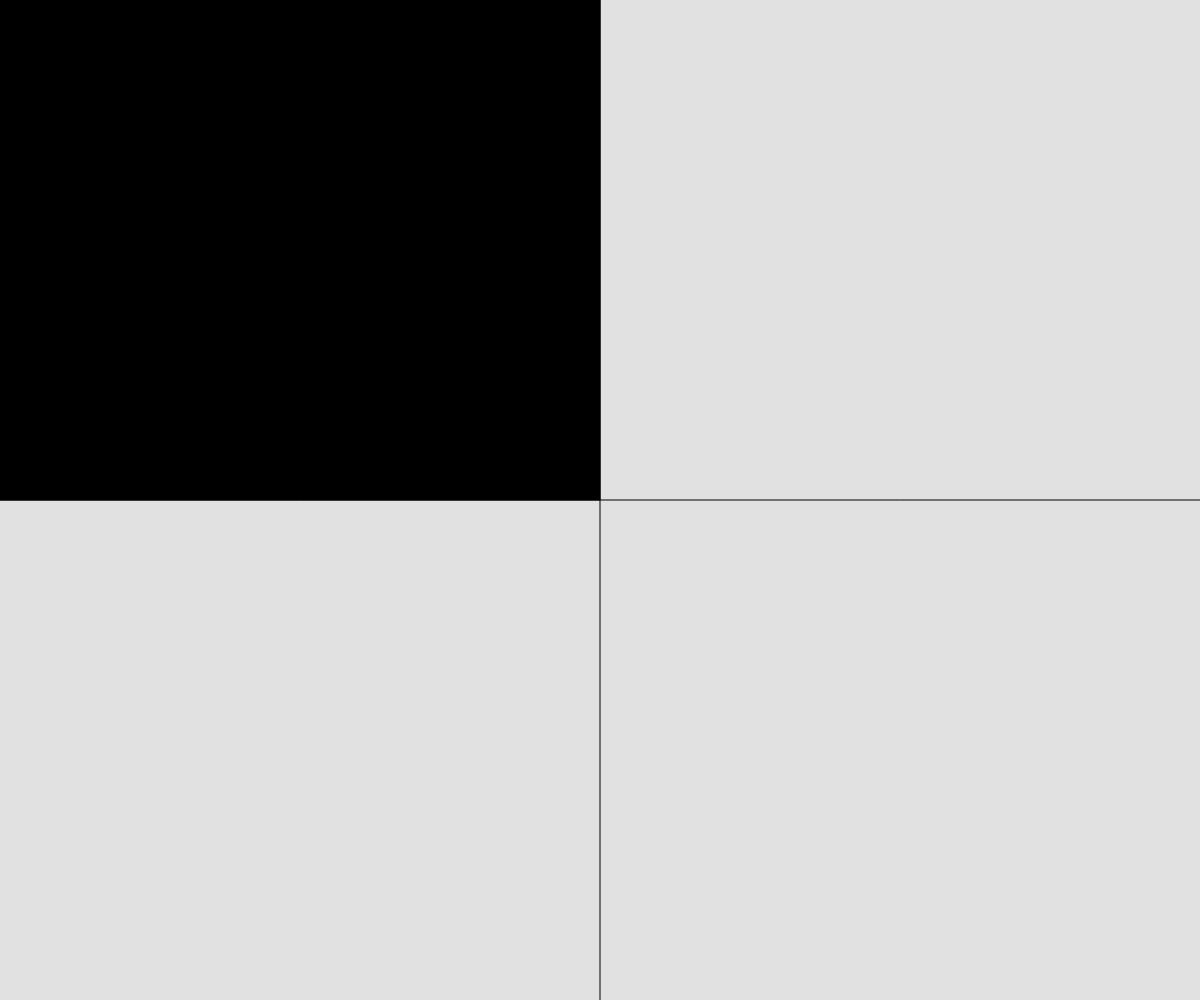
Frame 1 (no input)
Frame 60 (no input): identical to frame 1, image omitted
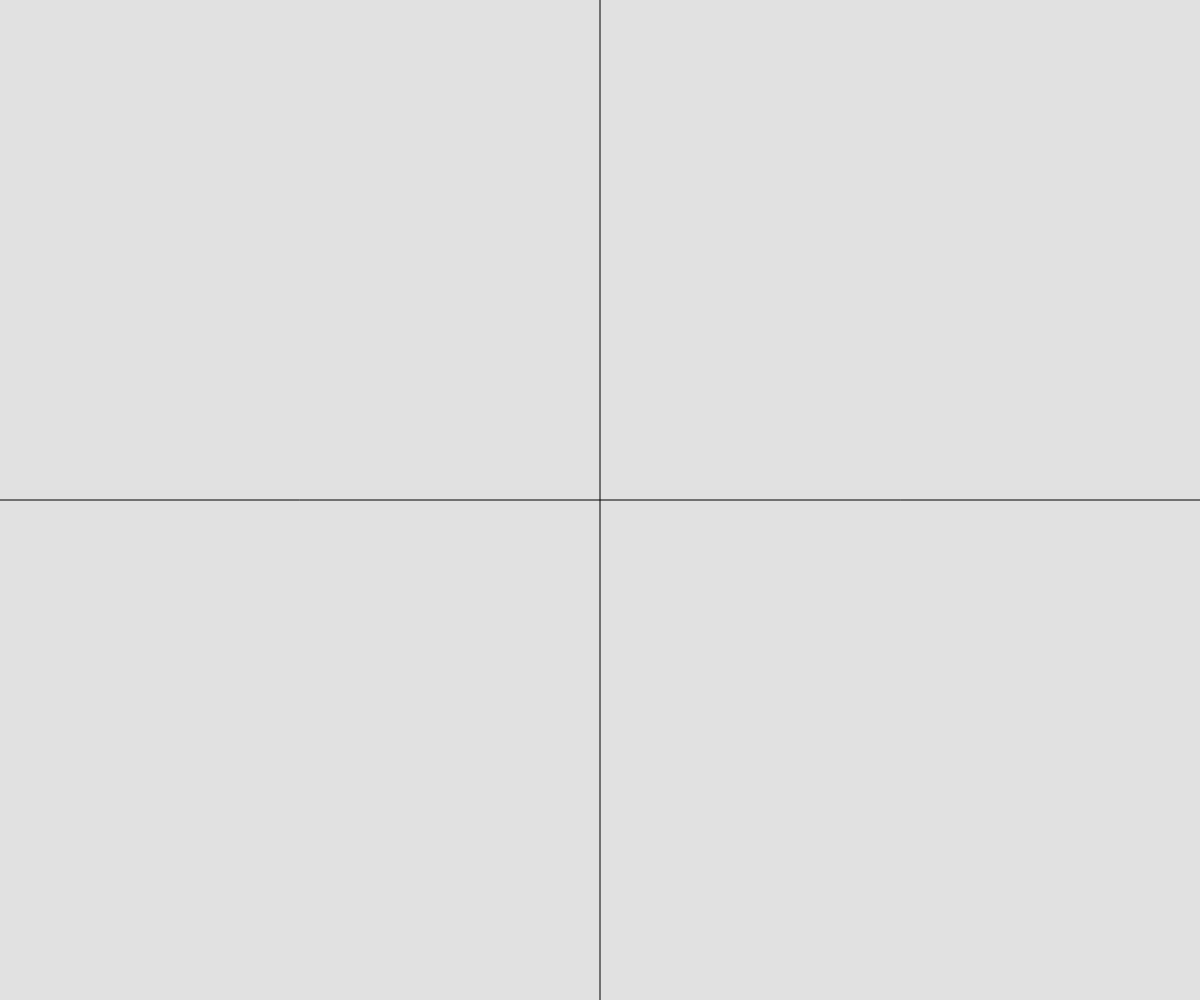
Frame 120 (the mouse pressed at the canvas centre since frame 60)

The p5.js sketch that drew these frames (run headless with seeded random() and noise() and a simulated clock; from frame 60 on, the mouse is pressed at the canvas centre):

// p5.js sketch
// ── sketch.js
// Rollovers
// Eric Friesen
// May. 3rd, 2022
// When you move the mouse to different quadrants of the screen, it will change colors! 



function setup() {
  createCanvas(windowWidth, windowHeight);
}

function draw() {
  background(225);
  line(windowWidth-windowWidth, windowHeight/2, windowWidth, windowHeight/2);
  line(windowWidth/2, windowHeight-windowHeight, windowWidth/2, windowHeight);
  //top left
  if(mouseX < windowWidth/2 && mouseY < windowHeight/2){
    fill(0);
    rect(0, 0, windowWidth/2, windowHeight/2);
  }
  //bottom left
  else if(mouseX < windowWidth/2 && mouseY > windowHeight/2){
    fill(0);
    rect(0, windowHeight/2, windowWidth/2, windowHeight/2);
  }
  //top right
  else if(mouseX > windowWidth/2 && mouseY < windowHeight/2){
    fill(0);
    rect(windowWidth/2, 0, windowWidth/2, windowHeight/2);
  }
  //bottom right
  else if(mouseX > windowWidth/2 && mouseY > windowHeight/2){
    fill(0);
    rect(windowWidth/2, windowHeight/2, windowWidth/2, windowHeight/2);
  }
}
